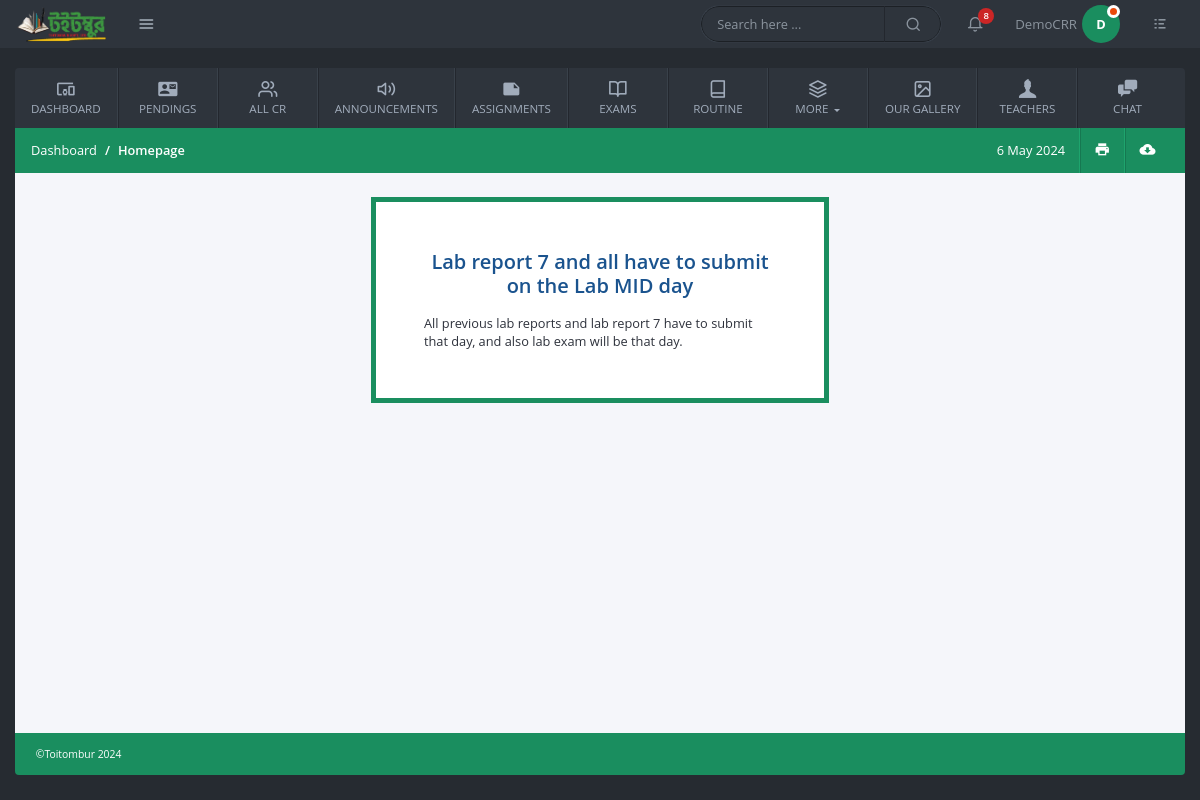
Page /view-assignments/c450bbad4b024884aeaf7ca9f5037d03 (signed in) on the committed database.
### users/models.py (models this page shows, shortened)
class User(AbstractBaseUser, PermissionsMixin):
    email = models. EmailField (unique=True, null=False)
    is_staff = models.BooleanField(
        gettext_lazy('I am staff'),
        default=False,
    help_text = gettext_lazy('If the user is admin stuff of this site then can see admin panel')
    )
    is_active = models.BooleanField(
        gettext_lazy('account active'),
        default=True,
        help_text=gettext_lazy('A user should be treated as active. Admin can unselect this instead of deleting accounts')
    )
    ROLE_CHOICES = (
        ('admin', 'admin'),
        ('student', 'student'),
        ('teacher', 'teacher'),
        ('cr', 'cr'),
    )
    role = models.CharField(
        max_length=20,
        choices=ROLE_CHOICES,
        default='admin',
    )
    USERNAME_FIELD = 'email'
    objects = MyCustomManager()

class CommonBaseModel(models.Model):
    uid = models.UUIDField(primary_key=True, default= uuid.uuid4, editable=False)
    created_at = models.DateTimeField(auto_now_add=True)
    updated_at = models.DateTimeField(auto_now=True)
    class Meta:
        abstract = True

class Profile(CommonBaseModel):
    user = models.OneToOneField(User, on_delete=models.CASCADE, related_name='profile')
    is_approved = models.BooleanField(default=False)
    details_filled = models.BooleanField(default=False)

class CommonProfileModel(models.Model):
    uid = models.UUIDField(primary_key=True, default= uuid.uuid4, editable=False)
    account = models.OneToOneField(Profile, on_delete=models.CASCADE)
    created_at = models.DateTimeField(auto_now_add=True)
    updated_at = models.DateTimeField(auto_now=True)
    personal_id = models.CharField(unique=True, max_length=150)
    gender = models.CharField( max_length=50, choices=GENDERS, blank=True,null=True)
    image = models.FileField(upload_to="Profile_Pictures", null=True, blank=True)
    class Meta:
        abstract = True

class Student(CommonProfileModel):
    name = models.CharField(max_length=350)
    intake = models.ForeignKey(Intakes, on_delete=models.CASCADE)
    section = models.ForeignKey(Sections, on_delete=models.CASCADE)
    department = models.ForeignKey(Departments, on_delete=models.CASCADE)
    shift = models.CharField(max_length=50, choices= [("Day","day"), ("Evening", "evening")])
    is_class_cr = models.BooleanField(default=False)
    contact_number = models.PositiveIntegerField(null=True, blank=True)
    facebook_profile = models.CharField( max_length=500, null=True, blank=True)

### common/models.py (models this page shows, shortened)
class CommonBaseModel(models.Model):
    uid = models.UUIDField(primary_key=True, default= uuid.uuid4, editable=False)
    created_at = models.DateTimeField(auto_now_add=True)
    updated_at = models.DateTimeField(auto_now=True)

class Assignments(CommonBaseModel):
    types = models.CharField(max_length=50, choices=TYPES, default='assignment')
    course_code = models.CharField( max_length=8)
    course_title = models.CharField( max_length=100)
    assignment_title = models.CharField(max_length=150)
    detail = models.TextField()
    date = models.DateField( auto_now=False, auto_now_add=False, null=True, blank=True)
    intake = models.ForeignKey(Intakes, on_delete=models.CASCADE, null=True, blank=True)
    department = models.ForeignKey(Departments, on_delete=models.CASCADE, null=True, blank=True)
    section = models.ForeignKey(Sections, on_delete=models.CASCADE, null=True, blank=True)

### common/extra_code.py (the view)
        def warper_function(request, *args, **kwargs):
            profile = request.user.profile
            if profile.details_filled:
                if profile.is_approved:
                    if request.user.role in allowed_role:
                        return view_function(request, *args, **kwargs)
                    else:
                        return HttpResponse("WHO ARE YOU ? Not authorized person.")
                else:
                    return render(request,"pages/waiting.html")
            else:
                return redirect("last_step_of_register")

### common/extra_code.py (called while the page is built)
def allowed_users(allowed_role = []):
    def normal_function(view_function):
        def warper_function(request, *args, **kwargs):
            profile = request.user.profile
            if profile.details_filled:
                if profile.is_approved:
                    if request.user.role in allowed_role:
                        return view_function(request, *args, **kwargs)
                    else:
                        return HttpResponse("WHO ARE YOU ? Not authorized person.")
                else:
                    return render(request,"pages/waiting.html")
            else:
                return redirect("last_step_of_register")
        return warper_function
    return normal_function

### common/views.py (called while the page is built)
@login_required()
@allowed_users(allowed_role=['student', 'cr'])
def view_assignment(request, the_id):
    context = {
        "task":get_object_or_404(Assignments, uid = the_id.strip())
    }
    return render(request, "pages/view_assignment.html", context)

### templates/pages/view_assignment.html (shortened to what this page needs)
{% extends "base/base.html" %}
{% load static %}
{% block content %}
<div class="row gutters justify-content-center">
    <div class="col-xl-5 col-lg-5 col-md-6 col-sm-8 col-12">
        <div class="subscribe-form">
            <h4 class="text-center mb-3 text-info">{{task.assignment_title}}</h4>
            {{task.detail}}
        </div>
    </div>
</div>
{% endblock content %}

### templates/base/base.html (shortened to what this page needs)
{% load static %}
<!doctype html>
<html lang="en">
	<head>
		<link rel="stylesheet" href="{% static "css/bootstrap.min.css" %}">
		<link rel="stylesheet" href="{% static "fonts/style.css" %}">
		<link rel="stylesheet" href="{% static "css/main.css" %}">
		<link rel="stylesheet" href="{% static "vendor/daterange/daterange.css" %}">
	</head>
	<body>
		<header class="header">
			<div class="logo-wrapper">
				<a href="{% url "homepage" %}" class="logo">
					<img src="{% static "img/toitombur.png" %}" alt="Dashboard" />
				</a>
				<a href="#" class="quick-links-btn" data-toggle="tooltip" data-placement="right" title="" data-original-title="Quick Links">
					<i class="icon-menu1"></i>
				</a>
			</div>
			<div class="header-items">
				<div class="custom-search">
					<input type="text" class="search-query" placeholder="Search here ...">
					<i class="icon-search1"></i>
				</div>
				<ul class="header-actions">
					<li class="dropdown">
						<a href="#" id="notifications" data-toggle="dropdown" aria-haspopup="true">
							<i class="icon-bell"></i>
							<span class="count-label">8</span>
						</a>
					</li>
					<li class="dropdown">
						<a href="#" id="userSettings" class="user-settings" data-toggle="dropdown" aria-haspopup="true">
							{% if user.role == "student" or user.role == "cr" %}
							<span class="user-name">{{user.profile.student.name}}</span>
							<span class="avatar"> {{ user.profile.student.name|slice:"0:1" }}<span class="status busy"></span></span>
							{% elif user.role == "teacher" %}
							<span class="user-name">{{user.profile.teacher.name}}</span>
							<span class="avatar"> {{ user.profile.teacher.name|slice:"0:1" }}<span class="status busy"></span></span>
							{% endif %}
						</a>
					</li>
					<li>
						<a href="#" class="quick-settings-btn" data-toggle="tooltip" data-placement="left" title="" data-original-title="Quick Settings">
							<i class="icon-list"></i>
						</a>
					</li>
				</ul>
			</div>
		</header>
		<div class="container-fluid">
			{% url "pendings" as p1x %}
			{% url "add_routine" as r1x %}
			<nav class="navbar navbar-expand-lg custom-navbar">
				<div class="collapse navbar-collapse" id="KamlaActiveNavbar">
					<ul class="navbar-nav">
						<li class="nav-item ">
							<a class="nav-link {% if request.path == '/' %}active-page{% endif %}" href="{% url "homepage" %}">
							  <i class="icon-devices_other nav-icon"></i>
							  Dashboard
							</a>
						  </li>
						  {% if user.role == 'admin' or user.role == 'cr' %}
						  <li class="nav-item">
							<a class="nav-link {% if request.path == p1x %}active-page{% endif %}" href="{% url "pendings" %}">
							  <i class="icon-contact_mail nav-icon"></i>
							  Pendings
							</a>
						  </li>
						  {% endif %}
						<li class="nav-item">
							<a class="nav-link {% if request.path == '/all-cr-of-each-intakes/' %}active-page{% endif %} " href="{% url "all_cr" %}" >
								<i class="icon-users nav-icon"></i>
								All CR
							</a>
						</li>
						<li class="nav-item">
							<a class="nav-link {% if request.path == '/all-announcements/' %}active-page{% endif %}" href="{% url "all_announcement" %}" >
								<i class="icon-volume-2 nav-icon"></i>
								Announcements
							</a>
						</li>
						<li class="nav-item">
							<a class="nav-link {% if request.path == '/all-assignments/' %}active-page{% endif %}" href="{% url "assignments" %}" >
								<i class="icon-note nav-icon"></i>
								Assignments
							</a>
						</li>
						<li class="nav-item">
							<a class="nav-link {% if request.path == '/exams/' %}active-page{% endif %}" href="{% url "exams" %}" >
								<i class="icon-book-open nav-icon"></i>
								Exams
							</a>
						</li>
						<li class="nav-item">
							<a class="nav-link {% if request.path == r1x %}active-page{% endif %}" href="{% url "add_routine" %}">
							  <i class="icon-book nav-icon"></i>
							  Routine
							</a>
						</li>
						<li class="nav-item dropdown">
							<a class="nav-link dropdown-toggle" href="#" id="dashboardsDropdown" role="button" data-toggle="dropdown" aria-haspopup="true" aria-expanded="false">
								<i class="icon-layers2 nav-icon"></i>
								More
							</a>
						</li>
						<li class="nav-item">
							<a class="nav-link" href="#" >
								<i class="icon-image nav-icon"></i>
								Our Gallery
							</a>
						</li>
						<li class="nav-item">
							<a class="nav-link" href="#" >
								<i class="icon-user nav-icon"></i>
								Teachers
							</a>
						</li>
						<li class="nav-item">
							<a class="nav-link" href="{% url "chat_view" %}" >
								<i class="icon-chat nav-icon"></i>
								Chat
							</a>
						</li>
					</ul>
				</div>
			</nav>
			<div class="main-container">
				<div class="page-header">
					<ol class="breadcrumb">
						<li class="breadcrumb-item">Dashboard</li>
						<li class="breadcrumb-item active">Homepage</li>
					</ol>
					<ul class="app-actions">
						<li>
							<a href="#" id="">
								<icon id="currentDate"></icon>
							</a>
						</li>
						<li>
							<a href="#" data-toggle="tooltip" data-placement="top" title="" data-original-title="Print">
								<i class="icon-print"></i>
							</a>
						</li>
						<li>
							<a href="#" data-toggle="tooltip" data-placement="top" title="" data-original-title="Download CSV">
								<i class="icon-cloud_download"></i>
							</a>
						</li>
					</ul>
				</div>
				<div class="content-wrapper">
					{% block content %}{% endblock content %}
				</div>
			</div>
			<footer class="main-footer">©Toitombur 2024</footer>
		</div>
	</body>
</html>

### rows in the picture
User: profile.student.name "DemoCRR", profile.student.name "D"
Assignments: assignment_title "Lab report 7 and all have to submit on the Lab MID day", detail "All previous lab reports and lab report 7 have to submit that day, and also lab exam will be that day."
